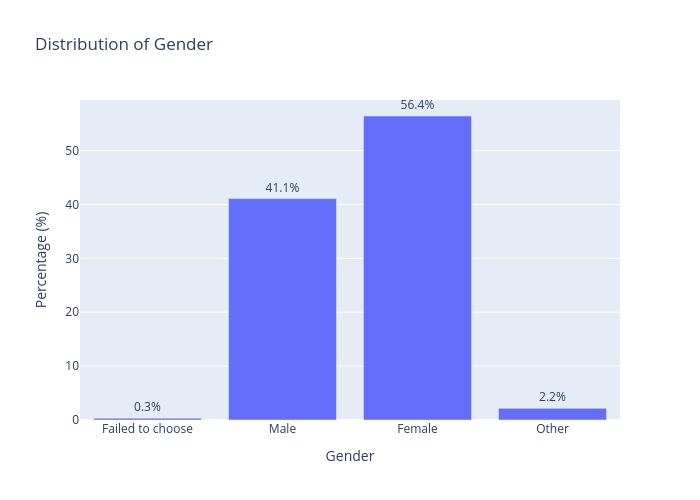

Here is the notebook cell this chart was saved with:
### Markdown cell above
### 9.2.3. Distribution of gender

### Code cell
# Percentage of participants in each gender category
gender_percentages = (
    X_train["gender"]
    .value_counts(normalize=True)
    .sort_index()
    .mul(100)
    .reset_index()
)

gender_percentages.columns = ["Gender", "Percentage"]

# Barplot
fig = px.bar(
    gender_percentages,
    x="Gender",
    y="Percentage",
    text="Percentage",
    title="Distribution of Gender"
)

# Update x axis labels
fig.update_xaxes(
    tickmode="array",
    tickvals=[0, 1, 2, 3],
    ticktext=[
        "Failed to choose",
        "Male",
        "Female",
        "Other"
]
)

# Update labels format and position
fig.update_traces(
    texttemplate="%{text:.1f}%",
    textposition="outside"
)

# Figure layout
fig.update_layout(
    xaxis_title="Gender",
    yaxis_title="Percentage (%)",
    width=700,
    height=500
)

# Display figure
fig.show()

### Figure 1 — Plotly figure (JSON) as saved in the notebook; plotly's stock layout.template omitted (floating-point values rounded to 4 significant figures)
{"data": [{"hovertemplate": "Gender=%{x}<br>Percentage=%{text}<extra></extra>", "legendgroup": "", "marker": {"color": "#636efa", "pattern": {"shape": ""}}, "name": "", "orientation": "v", "showlegend": false, "text": [0.3322, 41.09, 56.42, 2.163], "textposition": "outside", "texttemplate": "%{text:.1f}%", "type": "bar", "x": [0, 1, 2, 3], "xaxis": "x", "y": [0.3322, 41.09, 56.42, 2.163], "yaxis": "y"}], "layout": {"barmode": "relative", "height": 500, "legend": {"tracegroupgap": 0}, "title": {"text": "Distribution of Gender"}, "width": 700, "xaxis": {"anchor": "y", "domain": [0, 1], "tickmode": "array", "ticktext": ["Failed to choose", "Male", "Female", "Other"], "tickvals": [0, 1, 2, 3], "title": {"text": "Gender"}}, "yaxis": {"anchor": "x", "domain": [0, 1], "title": {"text": "Percentage (%)"}}}}
